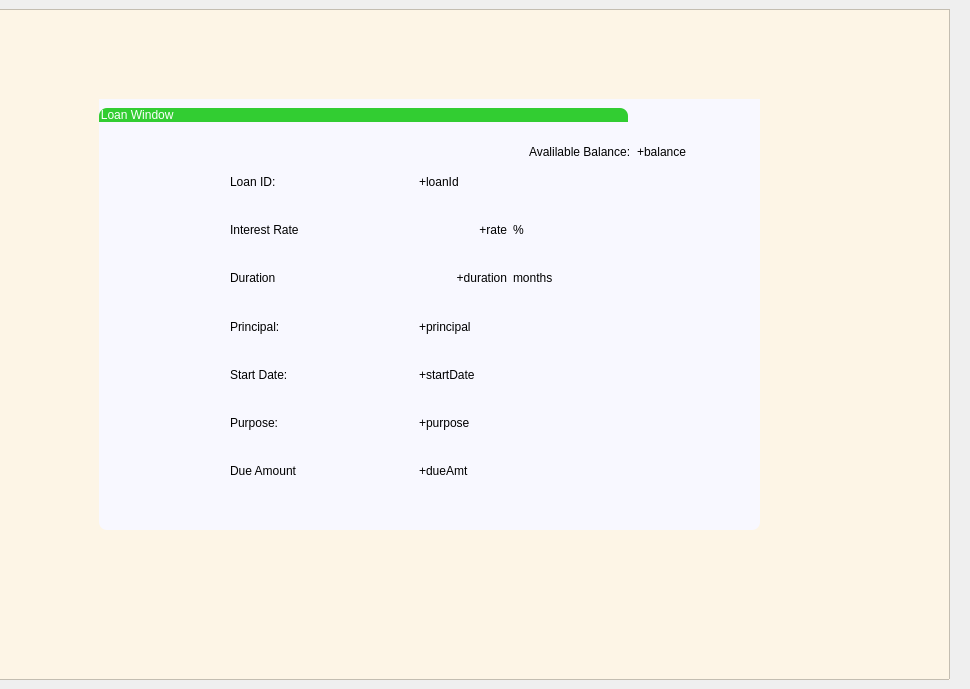
       <widget class="QWidget" name="page_loanWin">
        <widget class="QFrame" name="frame_4">
         <property name="geometry">
          <rect>
           <x>-11</x>
           <y>9</y>
           <width>961</width>
           <height>671</height>
          </rect>
         </property>
         <property name="styleSheet">
          <string notr="true">QFrame{
background-color: oldlace;
font-family: helvetica;
}

.QLineEdit{
	border: 1px solid gray;
	border-radius: 6px;
	padding: 5px 12px 5px 12px;
	font-family: helvetica;
}        

.QGroupBox::title{
	background-color: limegreen;
	border-top-left-radius: 8px;
	border-top-right-radius: 8px;
	color: white;
	top: 9px;
}


.QGroupBox{
	background-color: ghostwhite;
	border-bottom-left-radius: 8px;
	border-bottom-right-radius: 8px;
	color: white;
}



.QLabel{
	background-color: ghostwhite;
	}</string>
         </property>
         <property name="frameShape">
          <enum>QFrame::StyledPanel</enum>
         </property>
         <property name="frameShadow">
          <enum>QFrame::Raised</enum>
         </property>
         <widget class="QGroupBox" name="groupBox_9">
          <property name="geometry">
           <rect>
            <x>110</x>
            <y>90</y>
            <width>661</width>
            <height>431</height>
           </rect>
          </property>
          <property name="title">
           <string>Loan Window                                                                                                                                        </string>
          </property>
          <widget class="QWidget" name="layoutWidget_20">
           <property name="geometry">
            <rect>
             <x>430</x>
             <y>40</y>
             <width>201</width>
             <height>25</height>
            </rect>
           </property>
           <layout class="QHBoxLayout" name="horizontalLayout_56">
            <item>
             <widget class="QLabel" name="label_balance_7">
              <property name="text">
               <string>Avalilable Balance:</string>
              </property>
             </widget>
            </item>
            <item>
             <widget class="QLabel" name="label_show_balance_loanw">
              <property name="text">
               <string>+balance</string>
              </property>
             </widget>
            </item>
           </layout>
          </widget>
          <widget class="QWidget" name="layoutWidget">
           <property name="geometry">
            <rect>
             <x>131</x>
             <y>62</y>
             <width>371</width>
             <height>331</height>
            </rect>
           </property>
           <layout class="QVBoxLayout" name="verticalLayout_4">
            <item>
             <layout class="QHBoxLayout" name="horizontalLayout_33">
              <item>
               <widget class="QLabel" name="label_9">
                <property name="text">
                 <string>Loan ID:</string>
                </property>
               </widget>
              </item>
              <item>
               <widget class="QLabel" name="label_loan_id">
                <property name="text">
                 <string>+loanId</string>
                </property>
               </widget>
              </item>
             </layout>
            </item>
            <item>
             <layout class="QHBoxLayout" name="horizontalLayout_64">
              <item>
               <widget class="QLabel" name="label_10">
                <property name="text">
                 <string>Interest Rate</string>
                </property>
               </widget>
              </item>
              <item>
               <layout class="QHBoxLayout" name="horizontalLayout_37">
                <item>
                 <widget class="QLabel" name="label_rate">
                  <property name="text">
                   <string>+rate</string>
                  </property>
                  <property name="alignment">
                   <set>Qt::AlignRight|Qt::AlignTrailing|Qt::AlignVCenter</set>
                  </property>
                 </widget>
                </item>
                <item>
                 <widget class="QLabel" name="label_19">
                  <property name="text">
                   <string>%</string>
                  </property>
                 </widget>
                </item>
               </layout>
              </item>
             </layout>
            </item>
            <item>
             <layout class="QHBoxLayout" name="horizontalLayout_63">
              <item>
               <widget class="QLabel" name="label_11">
                <property name="text">
                 <string>Duration</string>
                </property>
               </widget>
              </item>
              <item>
               <layout class="QHBoxLayout" name="horizontalLayout_38">
                <item>
                 <widget class="QLabel" name="label_duration">
                  <property name="text">
                   <string>+duration</string>
                  </property>
                  <property name="alignment">
                   <set>Qt::AlignRight|Qt::AlignTrailing|Qt::AlignVCenter</set>
                  </property>
                 </widget>
                </item>
                <item>
                 <widget class="QLabel" name="label_17">
                  <property name="text">
                   <string>months</string>
                  </property>
                 </widget>
                </item>
               </layout>
              </item>
             </layout>
            </item>
            <item>
             <layout class="QHBoxLayout" name="horizontalLayout_59">
              <item>
               <widget class="QLabel" name="label_16">
                <property name="text">
                 <string>Principal:</string>
                </property>
               </widget>
              </item>
              <item>
               <widget class="QLabel" name="label_principal">
                <property name="text">
                 <string>+principal</string>
                </property>
               </widget>
              </item>
             </layout>
            </item>
            <item>
             <layout class="QHBoxLayout" name="horizontalLayout_44">
              <item>
               <widget class="QLabel" name="label_12">
                <property name="text">
                 <string>Start Date:</string>
                </property>
               </widget>
              </item>
              <item>
               <widget class="QLabel" name="label_startDate">
                <property name="text">
                 <string>+startDate</string>
                </property>
               </widget>
              </item>
             </layout>
            </item>
            <item>
             <layout class="QHBoxLayout" name="horizontalLayout_58">
              <item>
               <widget class="QLabel" name="label_18">
                <property name="text">
                 <string>Purpose:</string>
                </property>
               </widget>
              </item>
              <item>
               <widget class="QLabel" name="label_purpose">
                <property name="text">
                 <string>+purpose</string>
                </property>
               </widget>
              </item>
             </layout>
            </item>
            <item>
             <layout class="QHBoxLayout" name="horizontalLayout_46">
              <item>
               <widget class="QLabel" name="label_13">
                <property name="text">
                 <string>Due Amount</string>
                </property>
               </widget>
              </item>
              <item>
               <widget class="QLabel" name="label_dueAmt">
                <property name="text">
                 <string>+dueAmt</string>
                </property>
               </widget>
              </item>
             </layout>
            </item>
           </layout>
          </widget>
         </widget>
        </widget>
       </widget>
